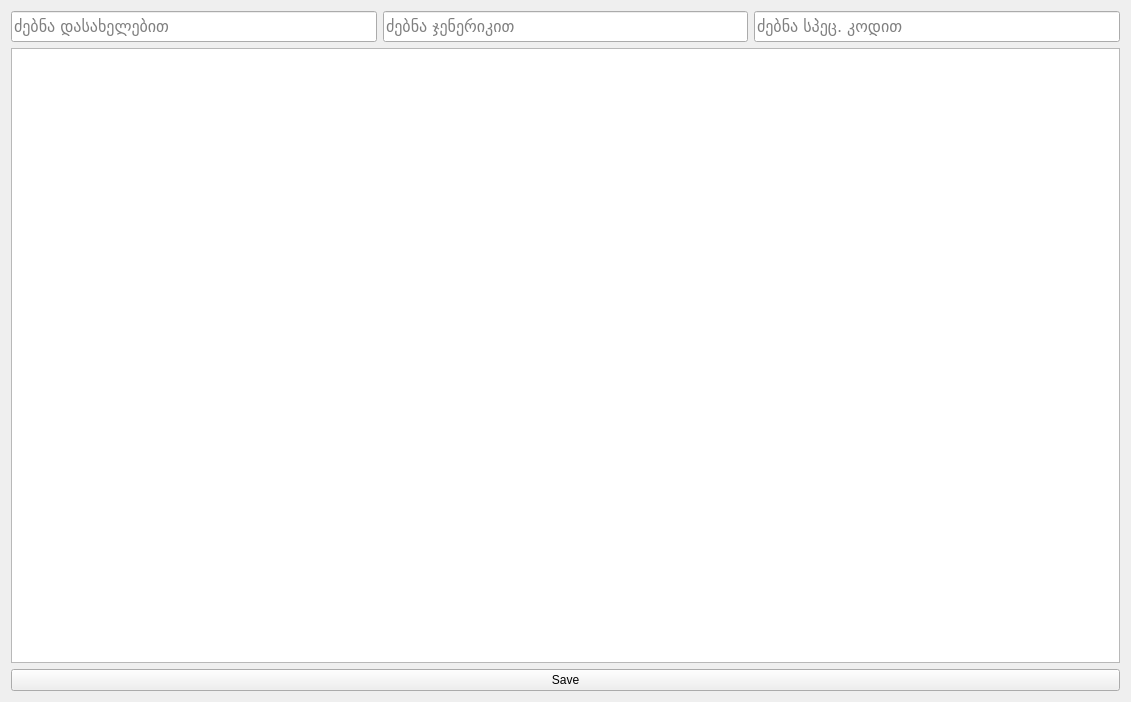
<?xml version="1.0" encoding="UTF-8"?>
<ui version="4.0">
 <class>Form</class>
 <widget class="QWidget" name="Form">
  <property name="geometry">
   <rect>
    <x>0</x>
    <y>0</y>
    <width>1131</width>
    <height>702</height>
   </rect>
  </property>
  <property name="sizePolicy">
   <sizepolicy hsizetype="Expanding" vsizetype="Ignored">
    <horstretch>0</horstretch>
    <verstretch>0</verstretch>
   </sizepolicy>
  </property>
  <property name="windowTitle">
   <string>Form</string>
  </property>
  <layout class="QGridLayout" name="gridLayout">
   <item row="0" column="0">
    <layout class="QVBoxLayout" name="verticalLayout_2">
     <item>
      <layout class="QHBoxLayout" name="horizontalLayout">
       <item>
        <widget class="QLineEdit" name="filter_name">
         <property name="font">
          <font>
           <family>BPG Glaho</family>
           <pointsize>12</pointsize>
          </font>
         </property>
         <property name="placeholderText">
          <string>ძებნა დასახელებით</string>
         </property>
        </widget>
       </item>
       <item>
        <widget class="QLineEdit" name="filter_generic">
         <property name="font">
          <font>
           <family>BPG Glaho</family>
           <pointsize>12</pointsize>
          </font>
         </property>
         <property name="placeholderText">
          <string>ძებნა ჯენერიკით</string>
         </property>
        </widget>
       </item>
       <item>
        <widget class="QLineEdit" name="filter_code">
         <property name="font">
          <font>
           <family>BPG Glaho</family>
           <pointsize>12</pointsize>
          </font>
         </property>
         <property name="placeholderText">
          <string>ძებნა სპეც. კოდით</string>
         </property>
        </widget>
       </item>
      </layout>
     </item>
     <item>
      <layout class="QVBoxLayout" name="verticalLayout">
       <property name="sizeConstraint">
        <enum>QLayout::SetMinimumSize</enum>
       </property>
       <item>
        <widget class="QTableView" name="tableView">
         <property name="sizePolicy">
          <sizepolicy hsizetype="Expanding" vsizetype="Expanding">
           <horstretch>0</horstretch>
           <verstretch>0</verstretch>
          </sizepolicy>
         </property>
        </widget>
       </item>
       <item>
        <widget class="QPushButton" name="btn_save">
         <property name="text">
          <string>Save</string>
         </property>
        </widget>
       </item>
      </layout>
     </item>
    </layout>
   </item>
  </layout>
 </widget>
 <resources/>
 <connections/>
</ui>
